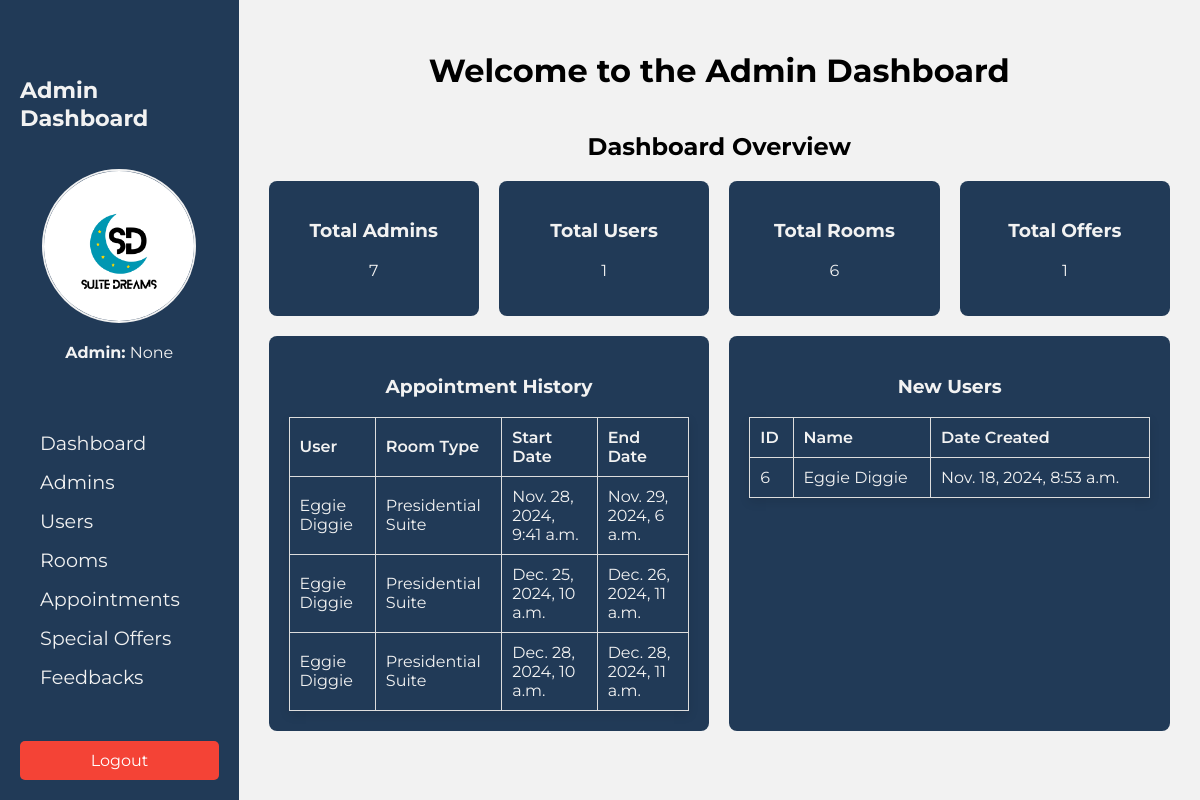
The page /database/ on the database as committed earlier.
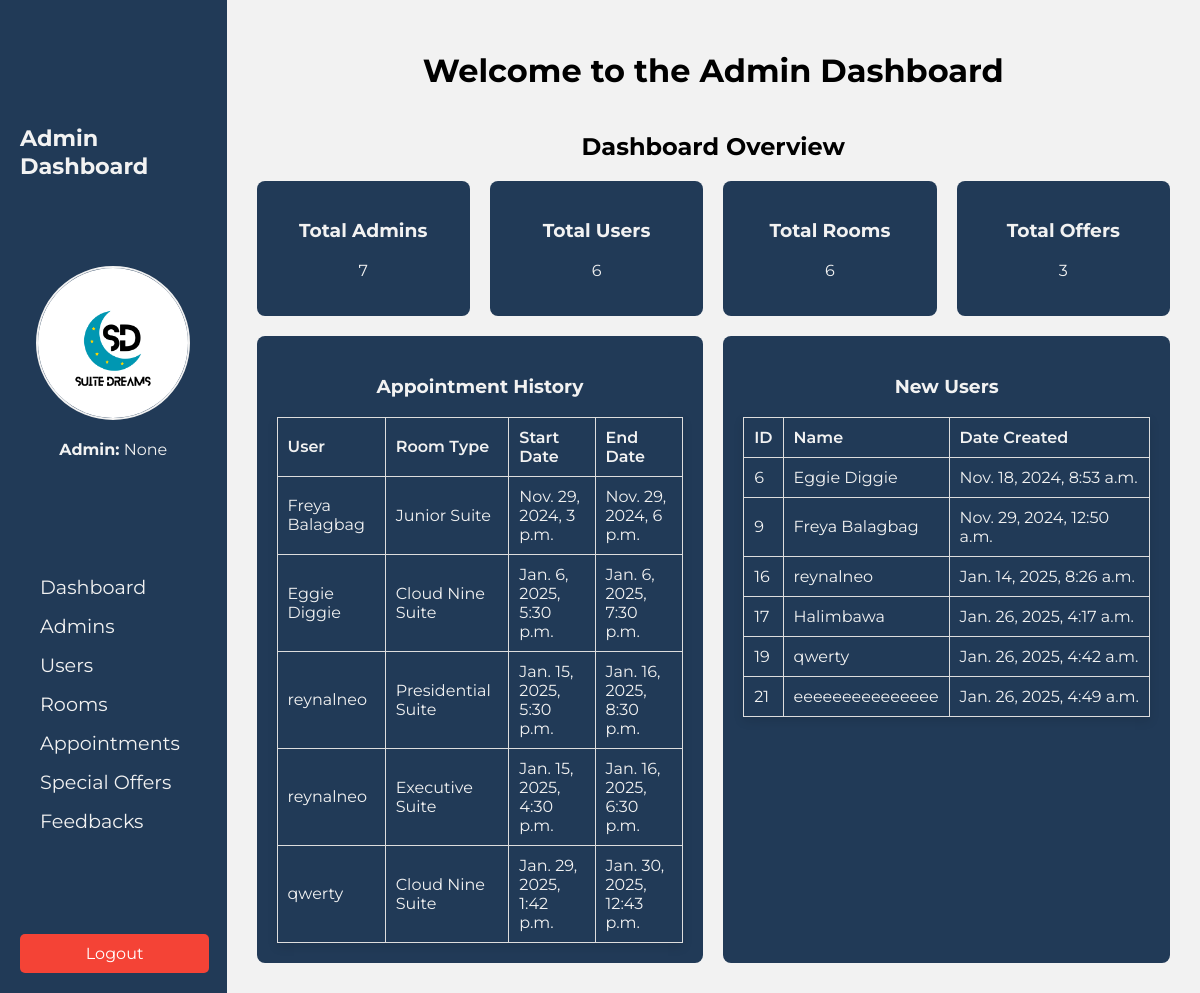
The same page on the database as committed later.
### app/models.py (models this page shows, shortened)
class Appointment(models.Model):
    user = models.ForeignKey(User, on_delete=models.CASCADE)
    room = models.ForeignKey(Room, on_delete=models.CASCADE)
    start_date = models.DateTimeField()
    end_date = models.DateTimeField()
    created_at = models.DateTimeField(auto_now_add=True)
    @property
    def total_cost(self):
        return self.calculate_total_cost()
    def calculate_total_cost(self):
        total_hours = (self.end_date - self.start_date).total_seconds() / 3600.0
        if total_hours < 0:
            return Decimal('0.00')
        total_cost = Decimal(total_hours) * self.room.price_per_hour
        applicable_offer = SpecialOffer.objects.filter(
            room=self.room,
            start_date__lte=self.start_date,
            end_date__gte=self.end_date
        ).first()
        if applicable_offer:
            discount_amount = total_cost * (applicable_offer.discount_percentage / Decimal('100'))
            total_cost -= discount_amount
        return total_cost

class User(models.Model):
    name = models.CharField(max_length=30, null=True, blank=True)
    username = models.CharField(max_length=150, unique=True, default='')
    email = models.EmailField(unique=True)
    password = models.CharField(max_length=128)
    created_at = models.DateTimeField(auto_now_add=True)

class Room(models.Model):
    room_number = models.CharField(max_length=10, unique=True)
    room_type = models.CharField(max_length=30)
    capacity = models.CharField(max_length=30)
    price_per_hour = models.DecimalField(max_digits=10, decimal_places=2)
    class Meta:
        ordering = ['room_number']

### app/views.py (the view)
# urls.py: path('database/', DatabasePageView.as_view(), name='database'),
class DatabasePageView(TemplateView):
    template_name = 'app/database.html'
    def get_context_data(self, **kwargs):
        context = super().get_context_data(**kwargs)
        context['admins'] = Admin.objects.all()
        context['users'] = User.objects.all()
        context['appointments'] = Appointment.objects.select_related('user', 'room').all()
        context['rooms'] = Room.objects.all()
        context['offers'] = SpecialOffer.objects.all()
        context['feedbacks'] = Feedback.objects.all()
        admin_username = self.request.session.get('admin_username')
        context['admin_username'] = admin_username
        return context

### app/templates/app/database.html (shortened to what this page needs)
<!DOCTYPE html>
{% load static %}
<html lang="en">
<head>
    <link rel="stylesheet" type="text/css" href="{% static '/css/database.css' %}">
    <link href="https://cdn.jsdelivr.net/npm/remixicon@3.2.0/fonts/remixicon.css" rel="stylesheet">
</head>
<body onload="showDashboard()">
    <div class="container">
        <aside class="sidebar" id="sidebar">
            <h2>Admin Dashboard </h2>
            <div class="profile-container">
                <img src="{% static '/images/about/SuiteDreams.png' %}" alt="Profile Picture" class="profile-picture">
                <p><strong>Admin:</strong> {{ admin_username }}</p>
            </div>
            <nav>
                <ul>
                    <li><a href="#" onclick="showSection('dashboard')"> <text>Dashboard</text></a></li>
                    <li><a href="#" onclick="showSection('admins')"> <text>Admins</text></a></li>
                    <li><a href="#" onclick="showSection('users')"> <text>Users</text></a></li>
                    <li><a href="#" onclick="showSection('rooms')"> <text>Rooms</text></a></li>
                    <li><a href="#" onclick="showSection('appointments')"> <text>Appointments</text></a></li>
                    <li><a href="#" onclick="showSection('offers')"> <text>Special Offers</text></a></li>
                    <li><a href="#" onclick="showSection('feedbacks')"> <text>Feedbacks</text></a></li>
                </ul>
            </nav>
            <div class="logout-button">
                <a href="/" class="logout" onclick="return confirmLogout()"><text>Logout</text></a>
            </div>
        </aside>
        <main class="main-content">
            <header>
                <h1>Welcome to the Admin Dashboard</h1>
            </header>
            <section id="dashboard" class="content-section" style="display: none;">
                <h2>Dashboard Overview</h2>
                <div class="cards">
                    <div class="card"><h3>Total Admins</h3><p>{{ admins|length }}</p></div>
                    <div class="card"><h3>Total Users</h3><p>{{ users|length }}</p></div>
                    <div class="card"><h3>Total Rooms</h3><p>{{ rooms|length }}</p></div>
                    <div class="card"><h3>Total Offers</h3><p>{{ offers|length }}</p></div>
                </div>
                <div class="additional-cards">
                    <div class="card feature-suggestion">
                        <h3>Appointment History</h3>
                        <table>
                            <thead>
                                <tr>
                                    <th>User</th>
                                    <th>Room Type</th>
                                    <th>Start Date</th>
                                    <th>End Date</th>
                                </tr>
                            </thead>
                            <tbody>
                                {% for appointment in appointments %}
                                    <tr>
                                        <td>{{ appointment.user.name }}</td>
                                        <td>{{ appointment.room.room_type }}</td>
                                        <td>{{ appointment.start_date }}</td>
                                        <td>{{ appointment.end_date }}</td>
                                    </tr>
                                {% endfor %}
                            </tbody>
                         </table>
                    </div>
                    <div class="card recent-activities">
                        <h3>New Users</h3>
                        <table>
                            <thead>
                                <tr>
                                    <th>ID</th>
                                    <th>Name</th>
                                    <th>Date Created</th>
                                </tr>
                            </thead>
                            <tbody>
                                {% for user in users %}
                                    <tr>
                                        <td>{{ user.id }}</td>
                                        <td>{{ user.name }}</td>
                                        <td>{{ user.created_at }}</td>
                                    </tr>
                                {% endfor %}
                            </tbody>
                         </table>
                    </div>
                </div>
            </section>
        </main>
    </div>
</body>
</html>

### static/css/database.css (style rules this page uses)
:root { --primary-color: #213A57; --primary-color-dark: #0B6477; --white: #F2F2F2; --body-color: hsl(220, 100%, 97%); --body-font: "Montserrat", sans-serif; }
body { font-family: var(--body-font); margin: 0; background-color: var(--body-color); }
.container { display: flex; height: 100vh; }
.sidebar { width: 250px; background-color: var(--primary-color); color: var(--white); padding: 20px; box-shadow: 2px 0 5px rgba(0, 0, 0, 0.2); display: flex; flex-direction: column; justify-content: space-between; transition: transform 0.3s ease; }
.sidebar h2 { font-size: 1.4em; margin-bottom: 0; }
.profile-container { text-align: center; }
.profile-picture { width: 150px; height: 150px; border-radius: 50%; object-fit: cover; border: 2px solid var(--white); }
.sidebar nav ul { list-style: none; padding: 0; margin: 0; }
.sidebar nav ul li { margin: 15px 0; }
.sidebar nav ul li a { color: var(--white); text-decoration: none; padding: 10px 20px; border-radius: 5px; transition: background-color 0.3s ease, transform 0.3s ease; font-size: 1.2em; }
.logout-button { background-color: #f44336; padding: 10px 20px; border: none; border-radius: 5px; cursor: pointer; transition: background-color 0.3s ease, transform 0.3s ease; font-size: 1em; width: 80%; text-align: center; }
.logout-button a { color: white; text-decoration: none; }
.main-content { text-align: center; flex-grow: 1; padding: 30px; background-color: var(--white); overflow-y: auto; }
.content-section { margin-top: 20px; overflow-x: auto }
.content-section table { width: 100%; max-width: 1200px; border-collapse: collapse; box-shadow: 0 4px 10px rgba(0, 0, 0, 0.1); margin: 0 auto; }
.content-section th, .content-section td { border: 1px solid #ddd; padding: 10px; text-align: left; }
.content-section th { background-color: var(--primary-color); color: var(--white); font-weight: 600; }
.cards { display: flex; gap: 20px; }
.card { background-color: var(--primary-color); color: var(--white); padding: 20px; border-radius: 8px; flex: 1; text-align: center; }
.additional-cards { display: flex; gap: 20px; margin-top: 20px; }
.activity-log, .feature-suggestion { flex: 1; min-height: 350px; padding: 20px; overflow: auto; }
nav ul { list-style: none; padding: 0; }
nav ul li { margin: 15px 0; }
nav ul li a { color: var(--white); text-decoration: none; font-size: 1.2em; }

Rows that differ between the two databases and show on the page:
removed Appointment: user.name "Eggie Diggie", room.room_type "Presidential Suite", start_date "Nov. 28, 2024, 9:41 a.m.", end_date "Nov. 29, 2024, 6 a.m."
removed Appointment: user.name "Eggie Diggie", room.room_type "Presidential Suite", start_date "Dec. 25, 2024, 10 a.m.", end_date "Dec. 26, 2024, 11 a.m."
removed Appointment: user.name "Eggie Diggie", room.room_type "Presidential Suite", start_date "Dec. 28, 2024, 10 a.m.", end_date "Dec. 28, 2024, 11 a.m."
added Appointment: user.name "Freya Balagbag", room.room_type "Junior Suite", start_date "Nov. 29, 2024, 3 p.m.", end_date "Nov. 29, 2024, 6 p.m."
added Appointment: user.name "Eggie Diggie", room.room_type "Cloud Nine Suite", start_date "Jan. 6, 2025, 5:30 p.m.", end_date "Jan. 6, 2025, 7:30 p.m."
added Appointment: user.name "reynalneo", room.room_type "Presidential Suite", start_date "Jan. 15, 2025, 5:30 p.m.", end_date "Jan. 16, 2025, 8:30 p.m."
added Appointment: user.name "reynalneo", room.room_type "Executive Suite", start_date "Jan. 15, 2025, 4:30 p.m.", end_date "Jan. 16, 2025, 6:30 p.m."
added Appointment: user.name "qwerty", room.room_type "Cloud Nine Suite", start_date "Jan. 29, 2025, 1:42 p.m.", end_date "Jan. 30, 2025, 12:43 p.m."
added User: id "9", name "Freya Balagbag", created_at "Nov. 29, 2024, 12:50 a.m."
added User: id "16", name "reynalneo", created_at "Jan. 14, 2025, 8:26 a.m."
added User: id "17", name "Halimbawa", created_at "Jan. 26, 2025, 4:17 a.m."
added User: id "19", name "qwerty", created_at "Jan. 26, 2025, 4:42 a.m."
added User: id "21", name "eeeeeeeeeeeeeee", created_at "Jan. 26, 2025, 4:49 a.m."
Other text that changed with them:
{{ users|length }}: "1" → "6"
{{ offers|length }}: "1" → "3"
